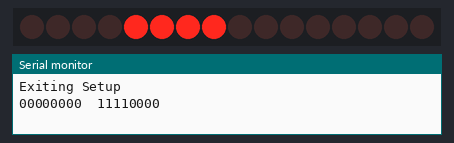
This sketch was run on a simulated Arduino Uno, built with avr-gcc and run on an emulated ATmega328P. Parts: 16 shift-register outputs drawn as a row of LEDs (first output left, lit = HIGH), the last lines printed to the serial monitor. Wiring (inferred from the names in the program): 2 × shift register (74HC595): data pin 11; shift clock pin 13; latch pin 8. Wiring (inferred from the signals the program sends): row of LEDs: on Q0, Q1, Q2, Q3, Q4, Q5, Q6, Q7, Q8, Q9, Q10, Q11, Q12, Q13, Q14, Q15.

Above: at 0.1 s.
At 9.1 s:
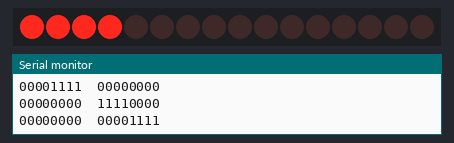
At 14.1 s:
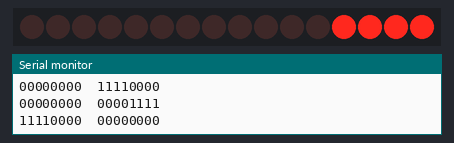
At 19.1 s:
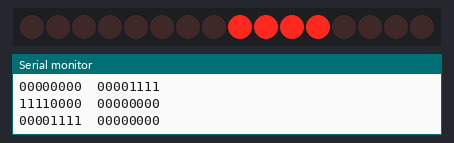
At 37.1 s:
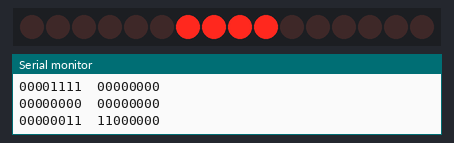
At 38.1 s:
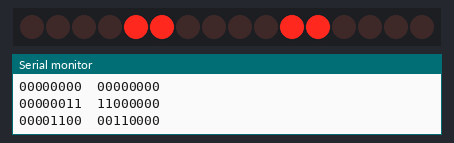
Timing chart, 0 to 40.0 s (numbered marks = the images above):
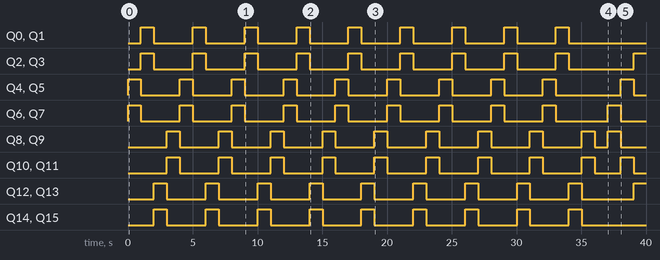

The sketch:

SPI_shot.ino
```cpp
// (licence header left out)
//Pin connected to ST_CP(12) of 74HC595
int latchPin = 8;
//Pin connected to SH_CP(11) of 74HC595,CLK od SD
int clockPin = 13;
////Pin connected to DS(14) of 74HC595,MOSI
int dataPin = 11;


//*********************************************
//                  HEADER FILES
//*********************************************
#include <SPI.h>


// Variables for holding values
byte shift1;
byte shift2;
byte values[]={240,0,15,0,0,240,0,15,240,0,15,0,0,240,0,15,240,0,15,0,0,240,0,15,240,0,15,0,0,240,0,15,240,0,15,0,0,240,0,15,240,0,15,0,0,240,0,15,240,0,15,0,0,240,0,15,240,0,15,0,0,240,0,15,240,0,15,0,0,240,0,15,0,0,192,3,48,12,12,48,3,192,12,48,48,12,192,3,192,3,48,12,12,48,3,192,12,48,48,12,192,3,192,3,48,12,12,48,3,192,12,48,48,12,192,3,192,3,48,12,12,48,3,192,12,48,48,12,192,3,192,3,48,12,12,48,3,192,12,48,48,12,192,3,192,0,48,0,12,0,3,0,0,192,0,48,0,12,0,3,0,12,0,48,0,192,3,0,12,0,48,0,192,0,192,0,48,0,12,0,3,0,0,192,0,48,0,12,0,3,0,12,0,48,0,192,3,0,12,0,48,0,192,0,192,0,48,0,12,0,3,0,0,192,0,48,0,12,0,3,0,12,0,48,0,192,3,0,12,0,48,0,192,0,240,0,240,0,240,0,240,0,15,0,15,0,15,0,15,0,0,240,0,240,0,240,0,240,0,15,0,15,0,15,0,15,0,240,0,240,0,240,0,240,15,0,15,0,15,0,15,0,240,0,240,0,240,0,240,0,240,0,240,0,240,0,240,0,0,0,0};
int index=0;


void setup()
{
  Serial.println("Entering Setup");
  pinMode(latchPin,OUTPUT);
  pinMode(clockPin,OUTPUT);
  pinMode(dataPin,OUTPUT);
  Serial.begin(9600);
  digitalWrite(latchPin,1);
  Serial.print('\n');
  Serial.println("Exiting Setup");

}//  END OF SETUP


void loop()
{
  digitalWrite(latchPin,0);
  shift1=values[index];
  index++;
  shift2 = values[index];
  index++;
  shiftOut(shift2);
  Serial.print("\t");
  shiftOut(shift1);
  if(index >= 298)
     index=0;
  Serial.print('\n');
  digitalWrite(latchPin,1);
  delay(1000);
}//    END OF LOOP


void shiftOut(byte value)
{
  int i=0;
  int pinstate;
  digitalWrite(dataPin,0);
  digitalWrite(clockPin,0);
  for(i=7;i>=0;i--)
    {
      digitalWrite(clockPin,0);
      if ( value & (1<<i) )
        {
          pinstate= 1;
        }
      else
        {
          pinstate= 0;
        }
      digitalWrite(dataPin,pinstate);
      Serial.print(pinstate);
      digitalWrite(clockPin,1);
      digitalWrite(dataPin,0);
    }
    digitalWrite(clockPin,0) ;

}//   END OF SHIFT OUT
```

Measured:
- by itself, Q0, Q1: alternates HIGH for 1.0 s and LOW for 3.0 s, 18 changes in all, then stays LOW
- by itself, Q2, Q3: goes 8 × (HIGH 1.0 s, LOW 3.0 s), HIGH 1.0 s, LOW 5.0 s, then HIGH
- by itself, Q4, Q5: goes 8 × (HIGH 1.0 s, LOW 3.0 s), HIGH 1.0 s, LOW 5.0 s, HIGH 1.0 s, then LOW
- by itself, Q6, Q7: goes 8 × (HIGH 1.0 s, LOW 3.0 s), HIGH 1.0 s, LOW 4.0 s, HIGH 1.0 s, then LOW
- by itself, Q8, Q9: goes 8 × (HIGH 1.0 s, LOW 3.0 s), HIGH 1.0 s, LOW 1.0 s, HIGH 1.0 s, then LOW
- by itself, Q10, Q11: goes 8 × (HIGH 1.0 s, LOW 3.0 s), HIGH 1.0 s, LOW 2.0 s, HIGH 1.0 s, then LOW
- by itself, Q12, Q13: goes 8 × (HIGH 1.0 s, LOW 3.0 s), HIGH 1.0 s, LOW 4.0 s, then HIGH
- by itself, Q14, Q15: alternates HIGH for 1.0 s and LOW for 3.0 s
